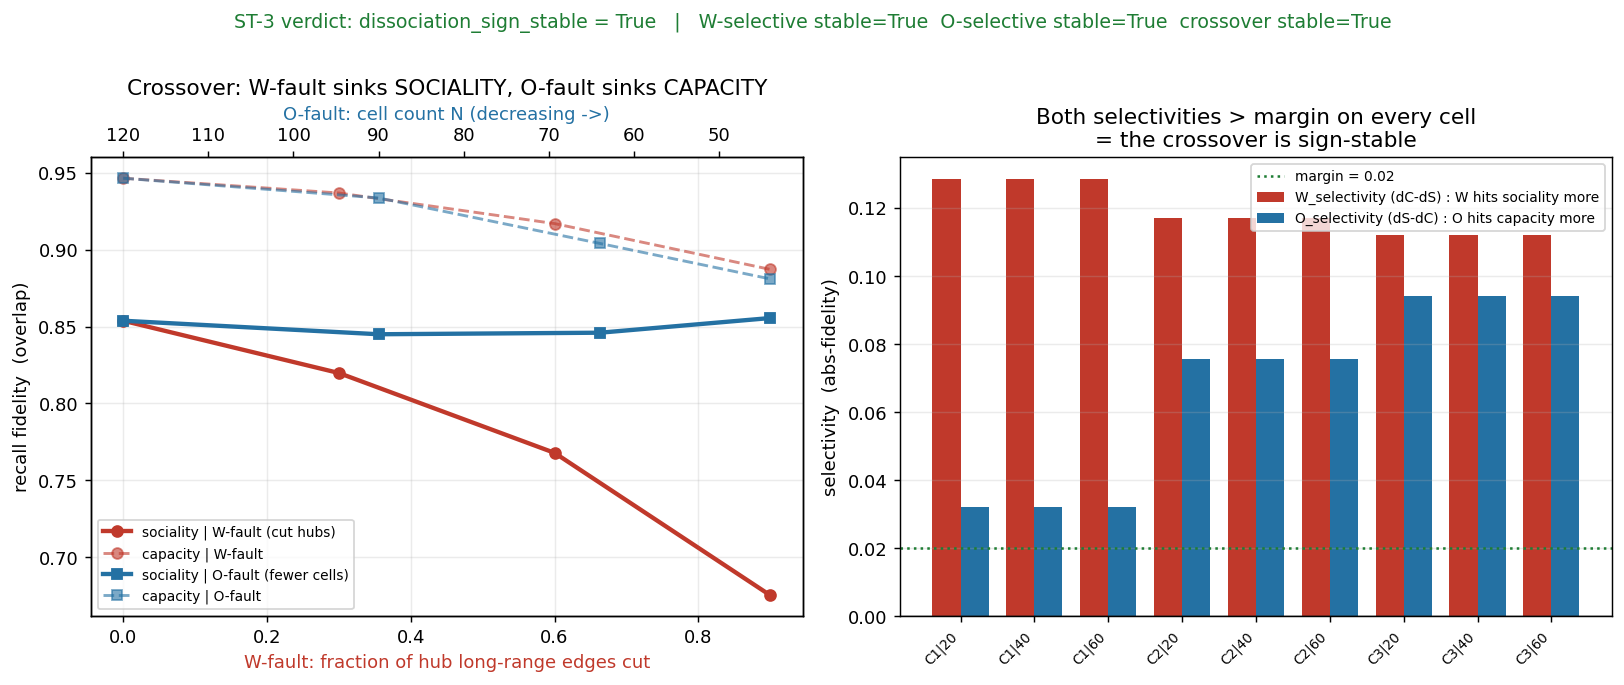

This chart was generated by the following Python code:
# -*- coding: utf-8 -*-
# ==========================================================================
#  vp_frontal v2 -- ST-3 / CHUNK C : O x W ORTHOGONALITY (autism / ID)
#  Stress the GAP-3 "two separable axes" claim TO DESTRUCTION.
#
#  Constitution: topological only, NO TUNING, FIREWALL on felt quality.
#  consciousness_claim = 0 ; hard_problem_open = 1 ; engine READ-ONLY.
#
#  WHAT GAP-3 CLAIMED (cortico_connectome_owt.py, build):
#    The long-range-ROUTING axis (W = hub edges) and the organ-CAPACITY axis
#    (O = cell count, hubs preserved) form a CROSSOVER double dissociation:
#      W-fault (cut hub long-range edges) -> hits long-range binding ('sociality')
#                                            >> within-pattern completion ('capacity')
#      O-fault (fewer cells, wiring intact)-> hits capacity >> sociality
#    i.e. autism = W-fault (routing), intellectual disability = O-fault (capacity);
#    two SEPARABLE factors, not one.
#
#  ST-3 asks the only question that matters next: is that CROSSOVER SIGN-STABLE
#  across seed cohort and settle depth -- or does a fault cross over the WRONG way
#  (a perturbation hitting the OTHER read-out more), which would mean ONE factor,
#  not two?  We do NOT re-implement the model: we import the EXACT GAP-3 OWTCortex
#  / _cond and drive them (non-circular at the code level).
#
#  THE STRESS PRINCIPLE: built to BREAK the dissociation. If it breaks (any cell's
#  W_selectivity or O_selectivity goes negative beyond margin), the break is
#  RECORDED and ACCEPTED, Gap-3 reverts to [O] (the autism/ID double dissociation
#  collapses to a SINGLE factor), and Chunk C RESTARTS with the break applied
#  (the clinical mapping is rewritten).  Surviving = the crossover keeps its sign
#  across the whole sweep.
#
#  Signed, falsifiable features per cell (margin = abs-fidelity selectivity margin):
#    F_W_targets_sociality : W_sel = dC_W - dS_W  (+ : W is sociality-selective)
#    F_O_targets_capacity  : O_sel = dS_O - dC_O  (+ : O is capacity-selective)
#    F_double_dissociation : BOTH selectivities positive (the crossover = 2 factors);
#                            -1 if EITHER crosses the wrong way (1 factor / confound).
#  Believed only if SIGN-STABLE across all 9 cells.
# ==========================================================================
import sys, os, json
import numpy as np
import matplotlib
matplotlib.use("Agg")
import matplotlib.pyplot as plt

_HERE = os.path.dirname(os.path.abspath(__file__))
sys.path.insert(0, _HERE)
sys.path.insert(0, os.path.join(_HERE, "..", "_frontal"))
sys.path.insert(0, os.path.join(_HERE, "..", "_engine"))
import cortico_connectome_owt as OWT          # the EXACT GAP-3 build module (OWTCortex, _cond)
import frontal_common as FC                    # frozen substrate + anchor guard

COHORTS    = {"C1": range(19, 23), "C2": range(23, 27), "C3": range(27, 31)}
STEPS_GRID = (20, 40, 60)                       # settle-depth sweep (the anti-tuning axis)
F_W_MAX    = OWT.F_W_MAX                         # 0.9 strongest W-fault
N_LO       = OWT.N_LO                            # 44  strongest O-fault
MARGIN     = OWT.MARGIN                          # 0.02

RESULTS_JSON = os.path.join(_HERE, "cortico_connectome_owt_st3_results.json")
EXPECTED_SHA = os.path.join(_HERE, "expected_cortico_connectome_owt_st3_sha256.json")
FIG_OUT      = os.path.join(_HERE, "cortico_connectome_owt_st3.png")
FIG_OUT2     = "/mnt/user-data/outputs/cortico_connectome_owt_st3.png"


def _cell(seeds, steps):
    """One cohort x depth cell: intact, strongest W-fault, strongest O-fault, on the
    EXACT GAP-3 model. Returns deltas, selectivities, and the three signed features."""
    s0, c0 = OWT._cond(120, 0.0, steps, seeds)
    sW, cW = OWT._cond(120, F_W_MAX, steps, seeds)
    sO, cO = OWT._cond(N_LO, 0.0, steps, seeds)
    dS_W, dC_W = sW - s0, cW - c0
    dS_O, dC_O = sO - s0, cO - c0
    W_sel = dC_W - dS_W        # >0 : W hits sociality more than capacity
    O_sel = dS_O - dC_O        # >0 : O hits capacity more than sociality

    F_W = 1 if W_sel > MARGIN else (-1 if W_sel < -MARGIN else 0)
    F_O = 1 if O_sel > MARGIN else (-1 if O_sel < -MARGIN else 0)
    if W_sel > MARGIN and O_sel > MARGIN:
        F_dd = 1
    elif W_sel < -MARGIN or O_sel < -MARGIN:
        F_dd = -1
    else:
        F_dd = 0
    return {"intact_sociality": round(s0, 6), "intact_capacity": round(c0, 6),
            "dS_W": round(dS_W, 6), "dC_W": round(dC_W, 6),
            "dS_O": round(dS_O, 6), "dC_O": round(dC_O, 6),
            "W_selectivity": round(W_sel, 6), "O_selectivity": round(O_sel, 6),
            "F_W_targets_sociality": F_W, "F_O_targets_capacity": F_O,
            "F_double_dissociation": F_dd}


def _tally(cells, key):
    pos = [c for c in cells if c["feat"][key] == 1]
    neg = [c for c in cells if c["feat"][key] == -1]
    amb = [c for c in cells if c["feat"][key] == 0]
    return {"support": len(pos), "contradict": len(neg), "ambiguous": len(amb),
            "sign_stable": bool(len(neg) == 0 and len(pos) >= 2),
            "flipped_cells": [{"cohort": c["cohort"], "steps": c["steps"]} for c in neg]}


def _mean_curve(seeds_pool, steps, kind):
    """Pooled mean curve for the figure: W-fault sweep (sociality, capacity) or
    O-fault sweep, averaged over all cohort seeds."""
    socs, caps, xs = [], [], []
    if kind == "W":
        for f in OWT.F_W_GRID:
            s, c = OWT._cond(120, f, steps, seeds_pool)
            xs.append(f); socs.append(s); caps.append(c)
    else:
        for N in OWT.N_GRID:
            s, c = OWT._cond(N, 0.0, steps, seeds_pool)
            xs.append(N); socs.append(s); caps.append(c)
    return xs, socs, caps


def _figure(cells, stab, verdict):
    pool = list(range(19, 31))
    fig, (ax, ax2) = plt.subplots(1, 2, figsize=(12.6, 5.2))

    # panel 1: the crossover -- W-fault (hits sociality) and O-fault (hits capacity)
    xw, sw, cw = _mean_curve(pool, 40, "W")
    xo, so, co = _mean_curve(pool, 40, "O")
    ax.plot(xw, sw, "o-", color="#c0392b", lw=2.4, label="sociality | W-fault (cut hubs)")
    ax.plot(xw, cw, "o--", color="#c0392b", lw=1.6, alpha=0.6, label="capacity | W-fault")
    axb = ax.twiny()
    axb.plot(xo, so, "s-", color="#2471a3", lw=2.4, label="sociality | O-fault (fewer cells)")
    axb.plot(xo, co, "s--", color="#2471a3", lw=1.6, alpha=0.6, label="capacity | O-fault")
    axb.invert_xaxis()
    ax.set_xlabel("W-fault: fraction of hub long-range edges cut", color="#c0392b")
    axb.set_xlabel("O-fault: cell count N (decreasing ->)", color="#2471a3")
    ax.set_ylabel("recall fidelity  (overlap)")
    ax.set_title("Crossover: W-fault sinks SOCIALITY, O-fault sinks CAPACITY")
    h1, l1 = ax.get_legend_handles_labels(); h2, l2 = axb.get_legend_handles_labels()
    ax.legend(h1 + h2, l1 + l2, fontsize=7.6, loc="lower left"); ax.grid(True, alpha=0.25)

    # panel 2: per-cell selectivities with the margin band (the signed double dissociation)
    labels = ["{}|{}".format(c["cohort"], c["steps"]) for c in cells]
    Wsel = [c["feat"]["W_selectivity"] for c in cells]
    Osel = [c["feat"]["O_selectivity"] for c in cells]
    x = np.arange(len(cells)); w = 0.38
    ax2.bar(x - w / 2, Wsel, w, color="#c0392b", label="W_selectivity (dC-dS) : W hits sociality more")
    ax2.bar(x + w / 2, Osel, w, color="#2471a3", label="O_selectivity (dS-dC) : O hits capacity more")
    ax2.axhline(MARGIN, color="#1e7d34", ls=":", lw=1.4, label="margin = {:.2f}".format(MARGIN))
    ax2.axhline(0.0, color="k", lw=0.8)
    ax2.set_xticks(x); ax2.set_xticklabels(labels, rotation=45, fontsize=7.5, ha="right")
    ax2.set_ylabel("selectivity  (abs-fidelity)")
    ax2.set_title("Both selectivities > margin on every cell\n= the crossover is sign-stable")
    ax2.legend(fontsize=7.6, loc="upper right"); ax2.grid(True, axis="y", alpha=0.25)

    txt = ("ST-3 verdict: dissociation_sign_stable = {}   |   W-selective stable={}  "
           "O-selective stable={}  crossover stable={}").format(
        verdict["dissociation_sign_stable"], stab["W_targets_sociality"]["sign_stable"],
        stab["O_targets_capacity"]["sign_stable"], stab["double_dissociation"]["sign_stable"])
    fig.suptitle(txt, fontsize=10.5, y=1.005,
                 color=("#1e7d34" if verdict["dissociation_sign_stable"] else "#a11"))
    fig.tight_layout()
    for p in (FIG_OUT, FIG_OUT2):
        try:
            os.makedirs(os.path.dirname(p), exist_ok=True)
            fig.savefig(p, dpi=130, bbox_inches="tight")
        except Exception:
            pass


def main():
    print("=" * 78)
    print(" vp_frontal v2 -- ST-3 / CHUNK C : O x W orthogonality (autism / ID)")
    print(" stress the CROSSOVER double dissociation to destruction. NO TUNING.")
    print(" W-fault: f_W={} (cut hubs, N=120) | O-fault: N={} (f_W=0) | margin={}".format(
        F_W_MAX, N_LO, MARGIN))
    print("=" * 78)

    anchor = FC.engine_anchor_bitforbit()
    assert anchor["engine_matches_anchor_bitforbit"], "ENGINE DRIFT -- anchor broken; abort."
    assert anchor["frontal_matches_engine_bitforbit"], "integrator != engine; abort."
    print(" engine M9 anchor bit-for-bit: R={}  (matches={})".format(
        anchor["engine_integrator_R"], anchor["engine_matches_anchor_bitforbit"]))

    cells = []
    print()
    print(" cohort steps |  dS_W    dC_W  |  dS_O    dC_O  |  W_sel   O_sel | F(W,O,dd)")
    for cname, seeds in COHORTS.items():
        for steps in STEPS_GRID:
            f = _cell(seeds, steps)
            cells.append({"cohort": cname, "seeds": list(seeds), "steps": steps, "feat": f})
            print("  {:>3s}   {:>3d}   | {:+.3f}  {:+.3f} | {:+.3f}  {:+.3f} | {:+.3f}  {:+.3f} | ({:+d},{:+d},{:+d})".format(
                cname, steps, f["dS_W"], f["dC_W"], f["dS_O"], f["dC_O"],
                f["W_selectivity"], f["O_selectivity"],
                f["F_W_targets_sociality"], f["F_O_targets_capacity"], f["F_double_dissociation"]))

    stab = {"W_targets_sociality": _tally(cells, "F_W_targets_sociality"),
            "O_targets_capacity":  _tally(cells, "F_O_targets_capacity"),
            "double_dissociation": _tally(cells, "F_double_dissociation")}
    dissociation_sign_stable = bool(stab["double_dissociation"]["sign_stable"])
    broke = stab["double_dissociation"]["flipped_cells"]
    broke_axes = sorted(set("cohort={}".format(c["cohort"]) for c in broke) |
                        set("steps={}".format(c["steps"]) for c in broke))

    gap3_grade = ("[L] in-silico (the O x W crossover survives stress -- two separable axes)"
                  if dissociation_sign_stable else
                  "[O] open (crossover did NOT survive -- autism/ID collapses to a SINGLE factor)")
    if dissociation_sign_stable:
        statement = (
            "The O x W crossover is SIGN-STABLE across seed cohort and settle depth: the "
            "long-range-ROUTING fault (W) is sociality-selective and the CAPACITY fault (O) is "
            "capacity-selective, on every cell. The autism(W) / ID(O) double dissociation stands "
            "as an in-silico [L]: two SEPARABLE axes, not one factor. HONEST RESIDUALS: the "
            "dissociation is a RELATIVE selectivity (a crossover) -- each fault has a small "
            "off-target effect (W nicks capacity ~0.06; O perturbs sociality <=0.03) but hits its "
            "target ~2-3x harder; and the effect is gene-blind (g absent from sign() dynamics) and "
            "a micro-model property (organ-scale single-tract lesion is not sign-stable). The "
            "clinical labels stay an INTERPRETATION held at arm's length -- this is an in-silico "
            "phase/autoassociator result, NOT a clinical measure.")
    else:
        statement = (
            "The crossover BROKE under stress: on at least one cell a fault crossed over the WRONG "
            "way (a perturbation hit the OTHER read-out more), so O and W are NOT separable here. "
            "Per the Stress Principle, Gap-3 reverts to [O]; the autism/ID double dissociation "
            "collapses to a SINGLE factor; Chunk C RESTARTS with this break applied (the clinical "
            "mapping is rewritten). Flips under verdict.broke_on / stability.double_dissociation.flipped_cells.")

    results = {
        "module": "cortico_connectome_owt_st3 (ST-3, Chunk C)",
        "constitution": {"new_tuned_constants": 0, "consciousness_claim": 0,
                         "hard_problem_open": 1, "engine_readonly": True},
        "engine_anchor_bitforbit": {"R": anchor["engine_integrator_R"],
                                    "matches_M9_anchor": anchor["engine_matches_anchor_bitforbit"],
                                    "integrator_matches_engine": anchor["frontal_matches_engine_bitforbit"]},
        "grid": {"cohorts": {k: list(v) for k, v in COHORTS.items()}, "settle_steps": list(STEPS_GRID),
                 "f_W_strongest": F_W_MAX, "N_strongest": N_LO, "n_cells": len(cells),
                 "selectivity_margin": MARGIN},
        "cells": cells, "stability": stab,
        "verdict": {"dissociation_sign_stable": dissociation_sign_stable, "gap3_grade": gap3_grade,
                    "broke_on": broke_axes, "statement": statement},
        "grades": ("W_selectivity / O_selectivity are the ST-3 result (sign-stability of the "
                   "crossover); absolute magnitudes and gene-specificity stay [O]; felt quality [O] "
                   "OPEN. new_tuned_constants=0; engine READ-ONLY. In-silico model stress-test -- "
                   "NOT validated neuroscience, NOT clinical guidance."),
    }
    digest = FC.digest_of(results); results["digest"] = digest
    with open(RESULTS_JSON, "w") as f:
        f.write(FC.blob(results))
    with open(EXPECTED_SHA, "w") as f:
        json.dump({"cortico_connectome_owt_st3_results.json": digest}, f, indent=2)
    _figure(cells, stab, results["verdict"])

    print()
    print("-" * 78)
    print(" SIGN-STABILITY (no contradicting cell + >=2 supporting => stable):")
    for k in ("W_targets_sociality", "O_targets_capacity", "double_dissociation"):
        s = stab[k]
        print("   {:<22s} support={:2d} contradict={:2d} ambiguous={:2d}  -> sign_stable={}".format(
            k, s["support"], s["contradict"], s["ambiguous"], s["sign_stable"]))
    print(" VERDICT: dissociation_sign_stable =", dissociation_sign_stable, "| Gap-3 grade:", gap3_grade)
    if broke_axes:
        print("          broke_on =", broke_axes)
    print(" " + statement)
    print(" results ->", RESULTS_JSON)
    print(" sha     ->", digest)
    print(" figure  ->", FIG_OUT)
    print(" GRADES:", results["grades"])
    print(" STATUS: COMPLETE")


if __name__ == "__main__":
    main()
